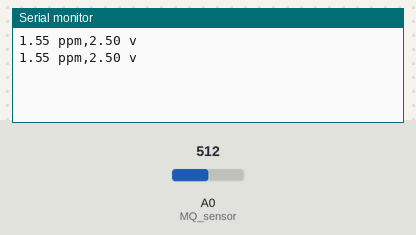
Bench run of a sketch on a simulated Arduino Uno, built with avr-gcc and run on an emulated ATmega328P. On the bench: the last lines printed to the serial monitor. Inputs (shaded band) come from the test bench; at power-on: A0 (MQ_sensor) = 512.

Above: at 1.8 s.
1.9 s: A0 (MQ_sensor) set to 1011
At 2.8 s:
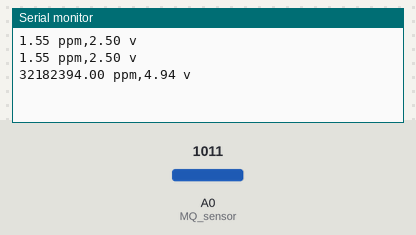
3.4 s: A0 (MQ_sensor) set to 1020
At 4.8 s:
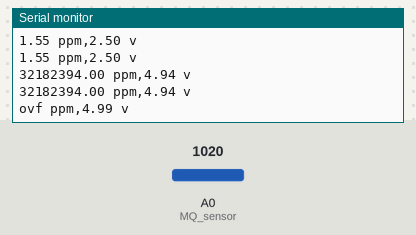

The sketch:

gas_in_ppm_using_MQ_sensor.ino
```cpp
/*
 * Program to measure gas in ppm using MQ sensor
 * Program by: B.Aswinth Raj
 * Website: www.circuitdigest.com
 * Dated: 28-12-2017
 */
#define RL 47  //The value of resistor RL is 47K
#define m -0.263 //Enter calculated Slope
#define b 0.42 //Enter calculated intercept
#define Ro 20 //Enter found Ro value
#define MQ_sensor A0 //Sensor is connected to A4

void setup() {

  Serial.begin(9600);

}

void loop() {

  float VRL; //Voltage drop across the MQ sensor
  float Rs; //Sensor resistance at gas concentration
  float ratio; //Define variable for ratio

  VRL = analogRead(MQ_sensor)*(5.0/1023.0); //Measure the voltage drop and convert to 0-5V
  Rs = ((5.0*RL)/VRL)-RL; //Use formula to get Rs value
  ratio = Rs/Ro;  // find ratio Rs/Ro

  float ppm = pow(10, ((log10(ratio)-b)/m)); //use formula to calculate ppm

  Serial.print(ppm);
  Serial.print(" ppm,");
  Serial.print(VRL);
  Serial.println(" v");

  delay(1000);
}
```

Measured:
- the behaviour switches between 1019 and 1020 on A0 (MQ_sensor) (found by bisection; images 1 and 2)
- after the input at 1.9 s, the serial monitor: prints a new line after 0.10 s (image 1)
- after the input at 3.4 s, the serial monitor: prints a new line after 0.61 s (image 2)
